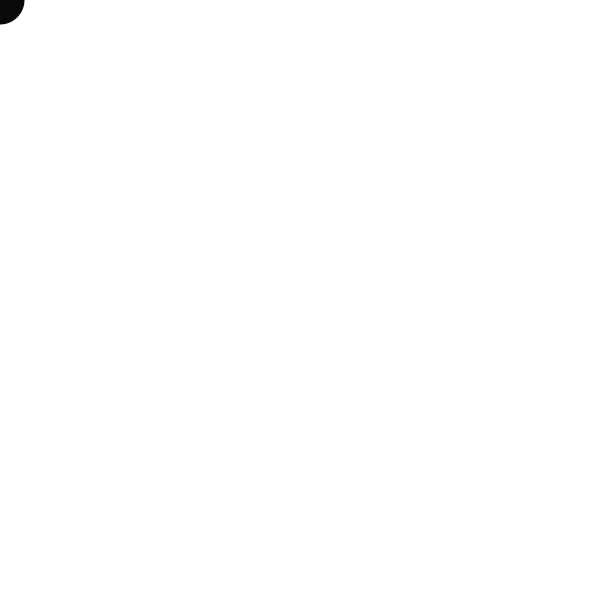
Frame 1 (no input)
Frame 60 (the mouse pressed at the canvas centre just before this capture): identical to frame 1, image omitted
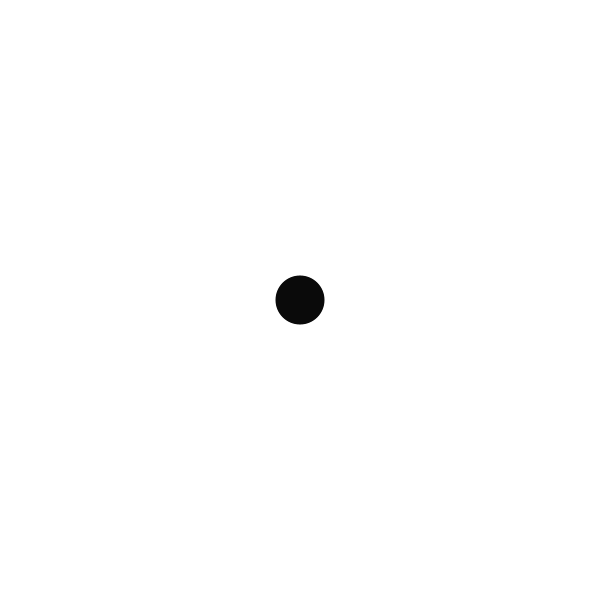
Frame 120 (the mouse held since frame 60 and released just before this capture)

The Processing sketch that drew these frames (run headless with seeded random() and noise(); from frame 60 on, the mouse is pressed at the canvas centre):

// Processing sketch: snake1
// ── snake1.pde
int [] xpos = new int [50];
int [] ypos = new int [50];


void setup() {
    size(600, 600);
    for (int i = 0; i < xpos.length; i++) {
        xpos[i] = 0;
        ypos[i] = 0;
    }
}

void draw() {
    background(255);

    for (int i = 0; i < xpos.length - 1; i++) {
        xpos[i] = xpos[i + 1];
        ypos[i] = ypos[i + 1];
        
    }

xpos[xpos.length - 1] = mouseX;
ypos[ypos.length - 1] = mouseY;

for (int i = 0; i < xpos.length; i++) {
    noStroke();
    fill(255 - i*5);
    ellipse(xpos[i], ypos[i], i, i);
}



}
